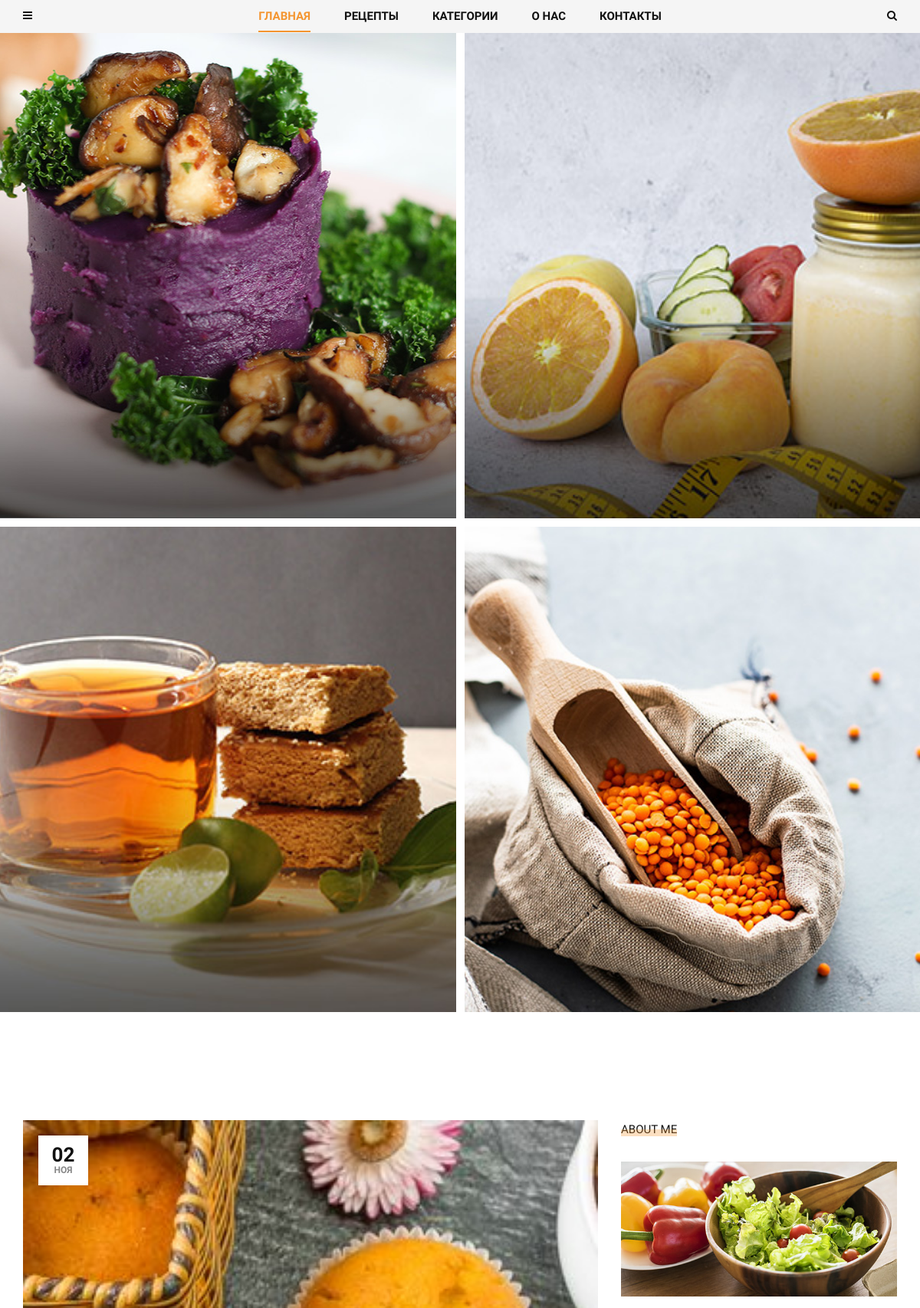
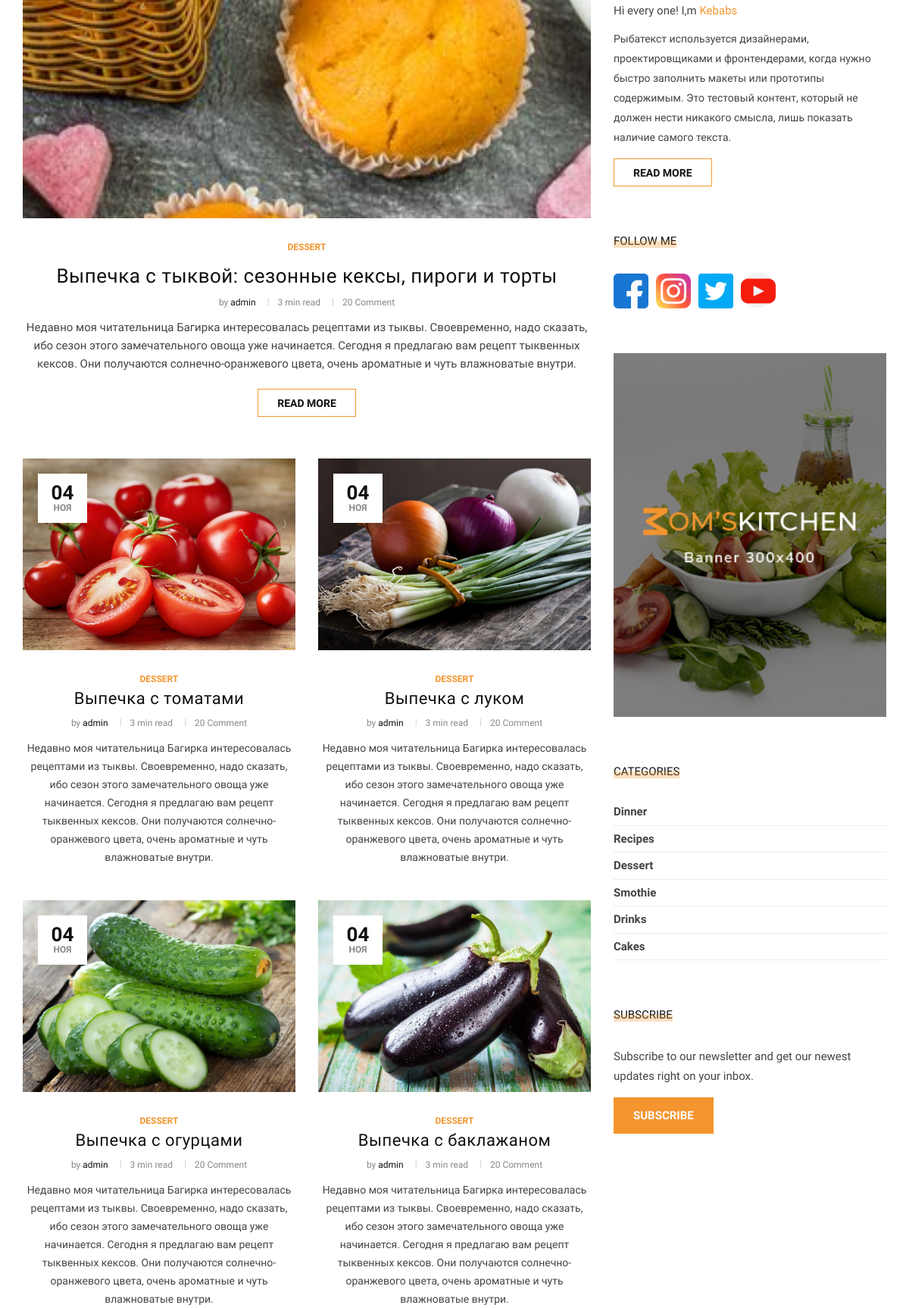
The page / (upper part) on the database its author committed (2 pictures, top to bottom).
### gallery/models.py (models this page shows, shortened)
class Photo(models.Model):
    name = models.CharField(max_length=250)
    image = models.ImageField(upload_to='gallery')
    captions = models.TextField(blank=True)
    create_date = models.DateTimeField(auto_now_add=True)
    slug = models.SlugField(max_length=255)
    class Meta:
        ordering = ['name']

### blog/models.py (models this page shows, shortened)
class Post(models.Model):
    author = models.ForeignKey(User,
                               related_name='posts',
                               on_delete=models.CASCADE)
    title = models.CharField(max_length=200)
    image = models.ImageField(upload_to='articles/')
    text = models.TextField()
    category = models.ForeignKey(Category,
                                 related_name='post',
                                 on_delete=models.SET_NULL,
                                 null=True)
    tags = models.ManyToManyField(Tag, related_name='post')
    create_at = models.DateTimeField(auto_now_add=True)
    slug = models.SlugField(max_length=200, default='', unique=True)
    def get_absolute_url(self):
        return reverse('post_single', kwargs={'slug': self.category.slug, 'post_slug': self.slug})

class Category(MPTTModel):
    name = models.CharField(max_length=100)
    slug = models.SlugField(max_length=100)
    parent = TreeForeignKey('self',
                               related_name='children',
                               on_delete=models.SET_NULL,
                               null=True,
                               blank=True)
    def __str__(self):
        return self.name
    class MPTTMeta:
        order_insertion_by = ['name']

### contact/models.py (models this page shows, shortened)
class About(models.Model):
    name = models.CharField(max_length=50, default='')
    text = RichTextField()
    mini_text = RichTextField()
    def get_first_images(self):
        item = self.about_images.first()
        return item.image.url

class ImageAbout(models.Model):
    image = models.ImageField(upload_to='about/')
    page = models.ForeignKey(About, on_delete=models.CASCADE, related_name='about_images')
    alt = models.CharField(max_length=100)

class Social(models.Model):
    icon = models.FileField(upload_to='icons/')
    name = models.CharField(max_length=200)
    link = models.URLField()

### blog/views.py (the view)
# urls.py: path('', cache_page(60 * 15)(views.HomeView.as_view()), name="home"),
class HomeView(ListView):
    model = Post
    paginate_by = 9
    template_name = "blog/home.html"

### blog/templatetags/menu_tags.py (called while the page is built)
def get_all_categories():
    return Category.objects.all()

@register.simple_tag()
def get_list_category():
   return get_all_categories()

@register.inclusion_tag('blog/include/tags/top_menu.html')
def get_categories():
    category = get_all_categories()
    return {'list_category': category}

@register.inclusion_tag('blog/include/tags/recipes_tag.html')
def get_last_posts():
    posts = Post.objects.select_related('category').order_by('-id')[:5]
    return {'list_last_post': posts}

### contact/templatetags/social_tags.py (called while the page is built)
@register.simple_tag()
def get_social_links():
    return Social.objects.all()

@register.simple_tag()
def get_about():
    return About.objects.last()

### gallery/templatetags/gallery_tags.py (called while the page is built)
@register.inclusion_tag('blog/include/tags/gallery_tag.html')
def get_gallery():
    photos = Photo.objects.order_by()[:5]
    return {'photos': photos}

### sendmail/templatetags/mail_tags.py (called while the page is built)
@register.inclusion_tag('sendmail/tags/form.html')
def mail_form():
    return {"mail_form": MailForm()}

### templates/blog/home.html (shortened to what this page needs)
{% extends 'base.html' %}
{% load static social_tags gallery_tags %}
{% block content %}
{% get_gallery %}
    <section class="categories spad">
        <div class="categories__post">
            <div class="container">
                <div class="row">
                    <div class="col-lg-8 col-md-8">
                        {% for post in post_list %}
                        {% if forloop.first %}
                        <div class="categories__post__item categories__post__item--large">
                            <div class="categories__post__item__pic set-bg"
                                data-setbg="{{ post.image.url }}">
                                <div class="post__meta">
                                    <h4>{{ post.create_at|date:"d" }}</h4>
                                    <span>{{ post.create_at|date:"M"}}</span>
                                </div>
                            </div>
                            <div class="categories__post__item__text">
                                <ul class="post__label--large">
                                    <li>{{ post.category }}</li>
                                </ul>
                                <h3><a href="{{ post.get_absolute_url }}">{{ post.title }}</a></h3>
                                <ul class="post__widget">
                                    <li>by <span>{{ post.author }}</span></li>
                                    <li>3 min read</li>
                                    <li>20 Comment</li>
                                </ul>
                                <p>{{ post.text|slice:":300" }}</p>
                                <a href="{{ post.get_absolute_url }}" class="primary-btn">Read more</a>
                            </div>
                        </div>
                        <div class="row">
                        {% endif %}
                        {% endfor %}
                            <div class="col-lg-6 col-md-6 col-sm-6">
                            {% for post in post_list %}
                            {% if forloop.counter <= 5 and forloop.counter > 1 %}
                                <div class="categories__post__item">
                                    <div class="categories__post__item__pic small__item set-bg"
                                        data-setbg="{{ post.image.url }}">
                                        <div class="post__meta">
                                    <h4>{{ post.create_at|date:"d" }}</h4>
                                    <span>{{ post.create_at|date:"M"}}</span>
                                        </div>
                                    </div>
                                    <div class="categories__post__item__text">
                                        <span class="post__label">{{ post.category }}</span>
                                        <h3><a href="{{ post.get_absolute_url }}">{{ post.title }}</a></h3>
                                        <ul class="post__widget">
                                            <li>by <span>{{ post.author }}</span></li>
                                            <li>3 min read</li>
                                            <li>20 Comment</li>
                                        </ul>
                                        <p>{{ post.text|slice:":300" }}</p>
                                    </div>
                                </div>
                                {% endif %}
                                {% endfor %}
                             </div>
                            <div class="col-lg-6 col-md-6 col-sm-6">
                             {% for post in post_list %}
                                {% if forloop.counter > 5 %}
                                <div class="categories__post__item">
                                    <div class="categories__post__item__pic small__item set-bg"
                                        data-setbg="{{ post.image.url }}">
                                        <div class="post__meta">
                                    <h4>{{ post.create_at|date:"d" }}</h4>
                                    <span>{{ post.create_at|date:"M"}}</span>
                                        </div>
                                    </div>
                                    <div class="categories__post__item__text">
                                        <span class="post__label">{{ post.category }}</span>
                                        <h3><a href="{{ post.get_absolute_url }}">{{ post.title }}</a></h3>
                                        <ul class="post__widget">
                                            <li>by <span>{{ post.author }}</span></li>
                                            <li>3 min read</li>
                                            <li>20 Comment</li>
                                        </ul>
                                        <p>{{ post.text|slice:":300" }}</p>
                                    </div>
                                </div>
                                {% endif %}
                            {% endfor %}
                                </div>
                            </div>
                    </div>
                    {% include 'blog/include/sidebar.html' %}
                </div>
            </div>
        </div>
    </section>
{% endblock content%}

### templates/blog/include/tags/gallery_tag.html
<section class="hero">
    <div class="hero__slider owl-carousel">
        <div class="hero__item">
            <div class="container-fluid">
                <div class="row">
                    {% for photo in photos %}
                        <div class="col-lg-6 p-0">
                            <div class="hero__inside__item hero__inside__item--wide set-bg"
                                data-setbg="{{ photo.image.url }}">
                            </div>
                        </div>
                    {% endfor %}
                </div>
            </div>
        </div>
    </div>

### templates/blog/include/sidebar.html
{% load menu_tags mptt_tags social_tags mail_tags %}
<div class="col-lg-4 col-md-4">
    <div class="sidebar__item">
        <div class="sidebar__about__item">
            <div class="sidebar__item__title">
                <h6>About me</h6>
                </div>
                {% get_about as about %}
            <img src="{{ about.get_first_images }}" alt="">
            <h6>Hi every one! I,m <span>{{ about.name }}</span></h6>
            <p>{{ about.mini_text|safe }}</p>
            <a href="{% url 'about' %}" class="primary-btn">Read more</a>
        </div>
        <div class="sidebar__follow__item">
            <div class="sidebar__item__title">
                <h6>Follow me</h6>
            </div>
            {% get_social_links as social_links %}
            <div class="sidebar__item__follow__links">
             {% for item in social_links %}
                <a href="{{ item.link }}"><img src="{{ item.icon.url }}"></a>
            {% endfor %}
            </div>
        </div>
        <div class="sidebar__item__banner">
            <img src="/static/img/sidebar/banner.jpg" alt="">
        </div>
        <div class="sidebar__item__categories">
            <div class="sidebar__item__title">
                <h6>Categories</h6>
            </div>
    {% include './sidebar_category.html' %}
        </div>
       {% mail_form %}
    </div>
</div>

### templates/blog/include/sidebar_category.html
{% load menu_tags %}
        <ul>
        {% get_list_category as list_category %}
            {% for node in list_category %}
    <li><a href="{% url 'post_list' node.slug %}">{{ node.name }}</a></li>
{% endfor %}
        </ul>

### rows shown on the page
Photo: shows a picture
Photo: shows a picture
Photo: shows a picture
Photo: shows a picture
Post: create_at "02", create_at "НОЯ", category "DESSERT", title "Выпечка с тыквой: сезонные кексы, пироги и торты", author "admin", text "Недавно моя читательница Багирка интересовалась рецептами из тыквы. Своевременно, надо сказать, ибо сезон этого замечательного овоща уже начинается. Сегодня я предлагаю вам рецепт тыквенных кексов. Они получаются солнечно-оранжевого цвета, очень ароматные и чуть влажноватые внутри."
Post: shows a picture, create_at "04", create_at "НОЯ", category "DESSERT", title "Выпечка с томатами", author "admin", text "Недавно моя читательница Багирка интересовалась рецептами из тыквы. Своевременно, надо сказать, ибо сезон этого замечательного овоща уже начинается. Сегодня я предлагаю вам рецепт тыквенных кексов. Они получаются солнечно-оранжевого цвета, очень ароматные и чуть влажноватые внутри."
Post: shows a picture, create_at "04", create_at "НОЯ", category "DESSERT", title "Выпечка с огурцами", author "admin", text "Недавно моя читательница Багирка интересовалась рецептами из тыквы. Своевременно, надо сказать, ибо сезон этого замечательного овоща уже начинается. Сегодня я предлагаю вам рецепт тыквенных кексов. Они получаются солнечно-оранжевого цвета, очень ароматные и чуть влажноватые внутри."
Post: shows a picture, create_at "04", create_at "НОЯ", category "DESSERT", title "Выпечка с луком", author "admin", text "Недавно моя читательница Багирка интересовалась рецептами из тыквы. Своевременно, надо сказать, ибо сезон этого замечательного овоща уже начинается. Сегодня я предлагаю вам рецепт тыквенных кексов. Они получаются солнечно-оранжевого цвета, очень ароматные и чуть влажноватые внутри."
Post: shows a picture, create_at "04", create_at "НОЯ", category "DESSERT", title "Выпечка с баклажаном", author "admin", text "Недавно моя читательница Багирка интересовалась рецептами из тыквы. Своевременно, надо сказать, ибо сезон этого замечательного овоща уже начинается. Сегодня я предлагаю вам рецепт тыквенных кексов. Они получаются солнечно-оранжевого цвета, очень ароматные и чуть влажноватые внутри."
About: get_first_images (picture), name "Kebabs", mini_text "Рыбатекст используется дизайнерами, проектировщиками и фронтендерами, когда нужно быстро заполнить макеты или прототипы содержимым. Это тестовый контент, который не должен нести никакого смысла, лишь показать наличие самого текста."
Social: icon (picture)
Social: icon (picture)
Social: icon (picture)
Social: icon (picture)
Category: name "Dinner"
Category: name "Recipes"
Category: name "Dessert"
Category: name "Smothie"
Category: name "Drinks"
Category: name "Cakes"
